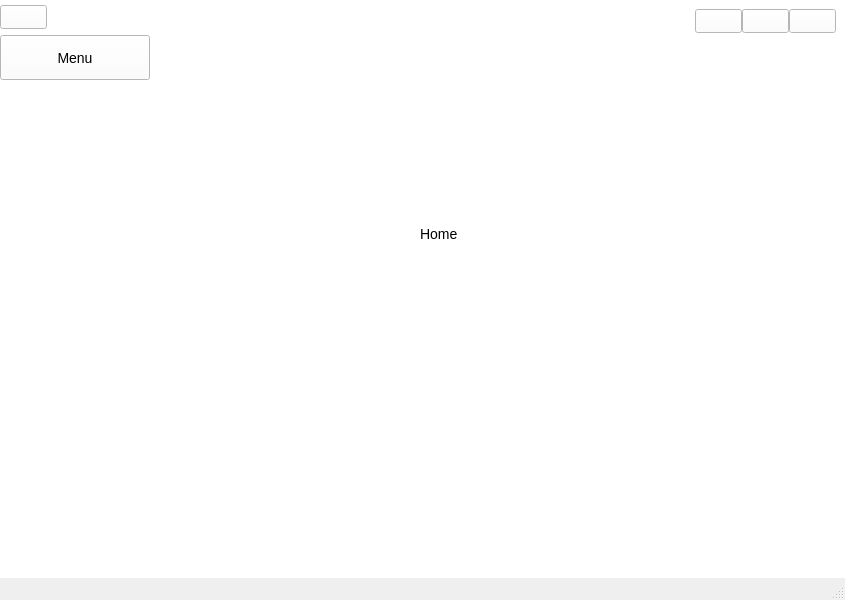
<?xml version="1.0" encoding="UTF-8"?>
<ui version="4.0">
 <class>MainWindow</class>
 <widget class="QMainWindow" name="MainWindow">
  <property name="geometry">
   <rect>
    <x>0</x>
    <y>0</y>
    <width>845</width>
    <height>600</height>
   </rect>
  </property>
  <property name="windowTitle">
   <string>MainWindow</string>
  </property>
  <property name="styleSheet">
   <string notr="true">QWidget#gui *{
	font-family:arial;
	background-color:white;
	font-size:14px;
	color:black;
}

/*Left Menu*/
QWidget#leftMenu QPushButton[btn-menu=&quot;left&quot;]{
	text-align:left;
	padding-left:8px;
	padding-right:20px;
	font-size:18px;	
}</string>
  </property>
  <widget class="QWidget" name="gui">
   <layout class="QHBoxLayout" name="horizontalLayout">
    <property name="spacing">
     <number>0</number>
    </property>
    <property name="leftMargin">
     <number>0</number>
    </property>
    <property name="topMargin">
     <number>0</number>
    </property>
    <property name="rightMargin">
     <number>0</number>
    </property>
    <property name="bottomMargin">
     <number>0</number>
    </property>
    <item>
     <widget class="QWidget" name="leftMenu" native="true">
      <property name="sizePolicy">
       <sizepolicy hsizetype="Preferred" vsizetype="Preferred">
        <horstretch>0</horstretch>
        <verstretch>0</verstretch>
       </sizepolicy>
      </property>
      <property name="minimumSize">
       <size>
        <width>0</width>
        <height>0</height>
       </size>
      </property>
      <property name="maximumSize">
       <size>
        <width>150</width>
        <height>16777215</height>
       </size>
      </property>
      <layout class="QVBoxLayout" name="verticalLayout_4">
       <property name="leftMargin">
        <number>0</number>
       </property>
       <property name="topMargin">
        <number>5</number>
       </property>
       <property name="rightMargin">
        <number>0</number>
       </property>
       <property name="bottomMargin">
        <number>0</number>
       </property>
       <item alignment="Qt::AlignmentFlag::AlignTop">
        <widget class="QWidget" name="bottomLeftMenu" native="true">
         <property name="minimumSize">
          <size>
           <width>0</width>
           <height>0</height>
          </size>
         </property>
         <property name="maximumSize">
          <size>
           <width>16777215</width>
           <height>16777215</height>
          </size>
         </property>
         <layout class="QVBoxLayout" name="verticalLayout_3">
          <property name="spacing">
           <number>0</number>
          </property>
          <property name="leftMargin">
           <number>0</number>
          </property>
          <property name="topMargin">
           <number>0</number>
          </property>
          <property name="rightMargin">
           <number>0</number>
          </property>
          <property name="bottomMargin">
           <number>0</number>
          </property>
          <item>
           <widget class="QPushButton" name="openMenuBtn">
            <property name="sizePolicy">
             <sizepolicy hsizetype="Fixed" vsizetype="Fixed">
              <horstretch>0</horstretch>
              <verstretch>0</verstretch>
             </sizepolicy>
            </property>
            <property name="text">
             <string/>
            </property>
            <property name="icon">
             <iconset>
              <normaloff>media/icons/menu.svg</normaloff>media/icons/menu.svg</iconset>
            </property>
            <property name="iconSize">
             <size>
              <width>35</width>
              <height>35</height>
             </size>
            </property>
            <property name="state" stdset="0">
             <string>opened</string>
            </property>
            <property name="btn-menu" stdset="0">
             <string>hamburger</string>
            </property>
           </widget>
          </item>
         </layout>
        </widget>
       </item>
       <item>
        <widget class="QWidget" name="verticalWidget" native="true">
         <property name="sizePolicy">
          <sizepolicy hsizetype="Preferred" vsizetype="Expanding">
           <horstretch>0</horstretch>
           <verstretch>0</verstretch>
          </sizepolicy>
         </property>
         <layout class="QVBoxLayout" name="verticalLayout_5">
          <property name="leftMargin">
           <number>0</number>
          </property>
          <property name="topMargin">
           <number>0</number>
          </property>
          <property name="rightMargin">
           <number>0</number>
          </property>
          <property name="bottomMargin">
           <number>0</number>
          </property>
          <item>
           <widget class="QPushButton" name="homeBtn">
            <property name="sizePolicy">
             <sizepolicy hsizetype="Expanding" vsizetype="Fixed">
              <horstretch>0</horstretch>
              <verstretch>0</verstretch>
             </sizepolicy>
            </property>
            <property name="minimumSize">
             <size>
              <width>0</width>
              <height>45</height>
             </size>
            </property>
            <property name="text">
             <string>Menu</string>
            </property>
            <property name="icon">
             <iconset>
              <normaloff>../../python/Programacion Avanzada/Practicas/Practica_4/code/icons/home.svg</normaloff>../../python/Programacion Avanzada/Practicas/Practica_4/code/icons/home.svg</iconset>
            </property>
            <property name="iconSize">
             <size>
              <width>24</width>
              <height>24</height>
             </size>
            </property>
            <property name="state" stdset="0">
             <string>selected</string>
            </property>
            <property name="btn-menu" stdset="0">
             <string>left</string>
            </property>
            <property name="page-index" stdset="0">
             <string>0</string>
            </property>
           </widget>
          </item>
          <item>
           <spacer name="verticalSpacer">
            <property name="orientation">
             <enum>Qt::Orientation::Vertical</enum>
            </property>
            <property name="sizeHint" stdset="0">
             <size>
              <width>20</width>
              <height>40</height>
             </size>
            </property>
           </spacer>
          </item>
         </layout>
        </widget>
       </item>
      </layout>
     </widget>
    </item>
    <item>
     <widget class="QWidget" name="body" native="true">
      <property name="sizePolicy">
       <sizepolicy hsizetype="Preferred" vsizetype="Expanding">
        <horstretch>0</horstretch>
        <verstretch>0</verstretch>
       </sizepolicy>
      </property>
      <layout class="QVBoxLayout" name="verticalLayout">
       <property name="leftMargin">
        <number>0</number>
       </property>
       <property name="topMargin">
        <number>0</number>
       </property>
       <property name="rightMargin">
        <number>0</number>
       </property>
       <property name="bottomMargin">
        <number>0</number>
       </property>
       <item>
        <widget class="QWidget" name="widget" native="true">
         <property name="minimumSize">
          <size>
           <width>0</width>
           <height>60</height>
          </size>
         </property>
         <layout class="QHBoxLayout" name="horizontalLayout_2">
          <item>
           <widget class="QWidget" name="topMenu" native="true"/>
          </item>
          <item alignment="Qt::AlignmentFlag::AlignTop">
           <widget class="QWidget" name="windowButtons" native="true">
            <property name="sizePolicy">
             <sizepolicy hsizetype="Fixed" vsizetype="Preferred">
              <horstretch>0</horstretch>
              <verstretch>0</verstretch>
             </sizepolicy>
            </property>
            <layout class="QHBoxLayout" name="horizontalLayout_3">
             <property name="spacing">
              <number>0</number>
             </property>
             <property name="leftMargin">
              <number>0</number>
             </property>
             <property name="topMargin">
              <number>0</number>
             </property>
             <property name="rightMargin">
              <number>0</number>
             </property>
             <property name="bottomMargin">
              <number>0</number>
             </property>
             <item>
              <widget class="QPushButton" name="minimizeWindowBtn">
               <property name="text">
                <string/>
               </property>
               <property name="icon">
                <iconset>
                 <normaloff>media/icons/minimize.svg</normaloff>media/icons/minimize.svg</iconset>
               </property>
               <property name="iconSize">
                <size>
                 <width>30</width>
                 <height>30</height>
                </size>
               </property>
              </widget>
             </item>
             <item>
              <widget class="QPushButton" name="maximizeWindowBtn">
               <property name="text">
                <string/>
               </property>
               <property name="icon">
                <iconset>
                 <normaloff>media/icons/fullscreen.svg</normaloff>media/icons/fullscreen.svg</iconset>
               </property>
               <property name="iconSize">
                <size>
                 <width>30</width>
                 <height>30</height>
                </size>
               </property>
               <property name="state" stdset="0">
                <string>maximized</string>
               </property>
              </widget>
             </item>
             <item>
              <widget class="QPushButton" name="closeWindowBtn">
               <property name="text">
                <string/>
               </property>
               <property name="icon">
                <iconset>
                 <normaloff>media/icons/close.svg</normaloff>media/icons/close.svg</iconset>
               </property>
               <property name="iconSize">
                <size>
                 <width>30</width>
                 <height>30</height>
                </size>
               </property>
              </widget>
             </item>
            </layout>
           </widget>
          </item>
         </layout>
        </widget>
       </item>
       <item>
        <widget class="QWidget" name="content" native="true">
         <layout class="QVBoxLayout" name="verticalLayout_2">
          <property name="leftMargin">
           <number>0</number>
          </property>
          <property name="topMargin">
           <number>0</number>
          </property>
          <property name="rightMargin">
           <number>0</number>
          </property>
          <property name="bottomMargin">
           <number>0</number>
          </property>
          <item>
           <widget class="QStackedWidget" name="pages">
            <widget class="QWidget" name="page">
             <widget class="QLabel" name="label">
              <property name="geometry">
               <rect>
                <x>270</x>
                <y>160</y>
                <width>49</width>
                <height>16</height>
               </rect>
              </property>
              <property name="text">
               <string>Home</string>
              </property>
             </widget>
            </widget>
            <widget class="QWidget" name="page_2"/>
           </widget>
          </item>
         </layout>
        </widget>
       </item>
      </layout>
     </widget>
    </item>
   </layout>
  </widget>
  <widget class="QStatusBar" name="statusbar"/>
 </widget>
 <resources/>
 <connections/>
</ui>
